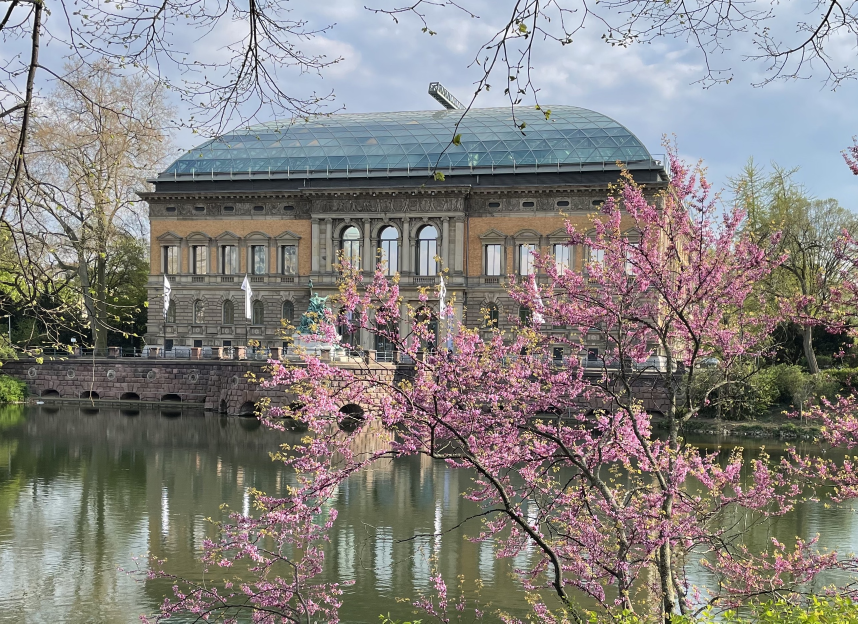
#> input picture kunstsammlung.jpg, 2574 x 1870 px (shown at 1/3 size)
$ python example.py
#> lines starting #> are read from the running program, lines starting #| are printed output that depends on the picture; after the words box and inside, x2 and y2 are one past the last pixel; in counts of white or black regions, pixels touching at a corner belong together
### shock.py
#!/usr/bin/env python
__authors__ = ["Tobias Uelwer", "Thomas Germer"]
__date__ = "2022/06/27"
__license__ = "BSD-2-Clause license"

import scipy
import scipy.ndimage
import numpy as np


def laplacian(img):
    """
    Calculates the Laplace-filtered image.

    Parameters
    ----------
    img: numpy.ndarray
        Grayscale image with shape (h, w)

    Returns
    -------
    img: numpy.ndarray
        Filtered image
    """
    f = 0.25 * np.array([[0, 1, 0], [1, -4, 1], [0, 1, 0]])
    return scipy.ndimage.convolve(img, f)


def gradient_norm(x):
    """
    Calculates the norm of the gradient at each pixel.

    Parameters
    ----------
    img: numpy.ndarray
        Grayscale image with shape (h, w)

    Returns
    -------
    img: numpy.ndarray
        Gradient image
    """
    assert (
        len(x.shape) == 2
    ), "To many color-channels. Image must be grayscale with shape (h, w)."
    gx, gy = np.gradient(x)
    grad = np.hypot(gx, gy)  # same as: np.sqrt(np.sum(gx**2+gy**2))
    return grad


def blur(x, sigma=0.5):
    """
    Applies a Gaussian blur to the input image

    Parameters
    ----------
    img: numpy.ndarray
        Grayscale image with shape (h, w) or color image with shape (h, w, 3)
    sigma: float
        Standard deviation. Larger values correspond to stronger blur. Defaults to 0.5.

    Returns
    -------
    img: numpy.ndarray
        Blurred image
    """
#> called with sigma = 1.2
    assert (
        len(x.shape) == 2 or (len(x.shape) == 3 and x.shape[2] == 3)
    ), "Invalid input. Input must be grayscale image with shape (h, w) or color image with shape (h, w, 3)."
    if len(x.shape) == 2:
        return scipy.ndimage.gaussian_filter(x, sigma)
    if len(x.shape) == 3 and x.shape[2] == 3:
        return scipy.ndimage.gaussian_filter(x, (sigma, sigma, 0))
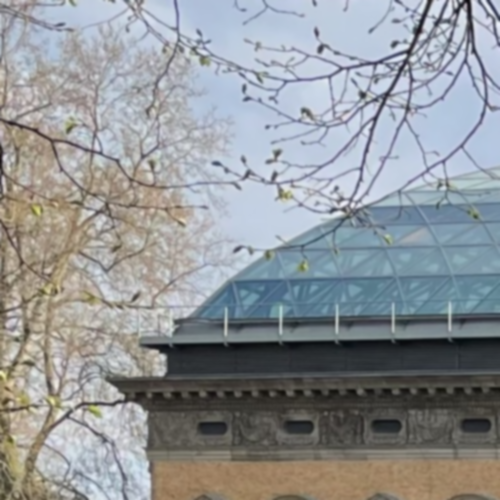
#> returned value: shape (500, 500, 3) float64; mean of channels 0, 1, 2 0.57, 0.585, 0.597; drawn as R, G, B


# [33 lines left out: function shock, not called in this run]


def chromatic_shock(img, steps=30, step_size=0.25, sigma=0.5):
    """
    Shock filter for color images. Based on [1]. Note, that this implementation uses
    the laplacian (similar to the original shock filter) instead of the second derivative
    in the direction of the gradient.

    Parameters
    ----------
    img: numpy.ndarray
        Grayscale image with shape (h, w, 3)
    steps: int
        Number of iterations to apply. Usually, a small number
        of iterations is sufficient.
    step_size: float
        Step size. Should be larger than zero.
    sigma: float
        Standard deviation of the intermediate Gaussian blur. Defaults to 0.5.

    Returns
    -------
    img: numpy.ndarray
        Filtered image having the same shape as the input image.

    References
    [1] Schuler, Christian J., et al. "Blind correction of optical aberrations."
    European Conference on Computer Vision. Springer, Berlin, Heidelberg, 2012.
    """
#> called with steps = 30, step_size = 0.25, sigma = 0.5
    img = img.transpose(2, 0, 1)
    for i in range(steps):
        for channel in img:
            channel[...] = blur(channel, sigma)
        z = img.mean(axis=0)
        s = np.sign(laplacian(z))
        for channel in img:
            grad = gradient_norm(channel)
            channel -= step_size * s * grad
#> this loop made 30 passes
#> pass 1, in chromatic_shock, `z = img.mean(axis=0)`:
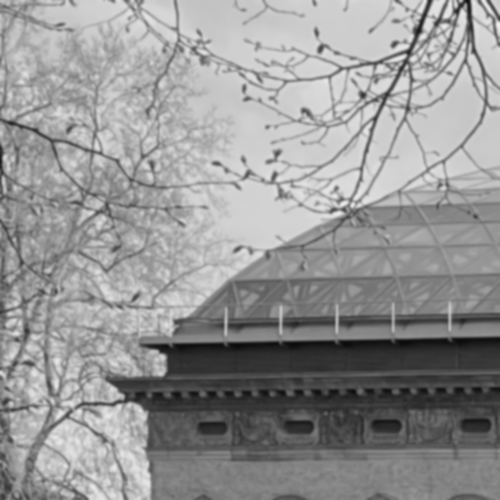
#> z: shape (500, 500) float64; min 0.0451, max 0.941, mean 0.584
#> pass 1, in chromatic_shock, `s = np.sign(laplacian(z))`:
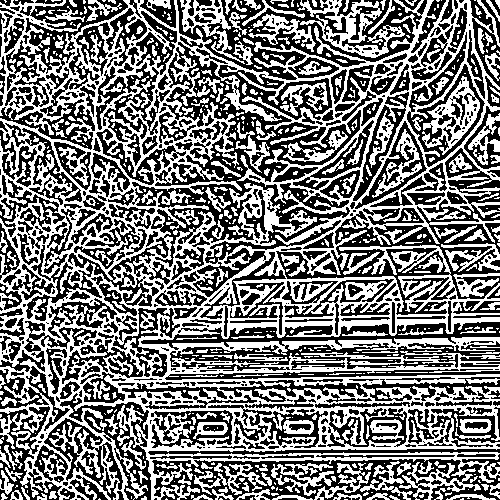
#> s: shape (500, 500) float64; values -1 (black) and 1 (white), 47.8% white; 683 white regions (454 under 20 px), largest, box (x1, y1, x2, y2) and area: (0, 0, 500, 500) 89701, (298, 0, 405, 58) 2061, (422, 76, 480, 155) 1549
#> pass 2, in chromatic_shock, `s = np.sign(laplacian(z))`:
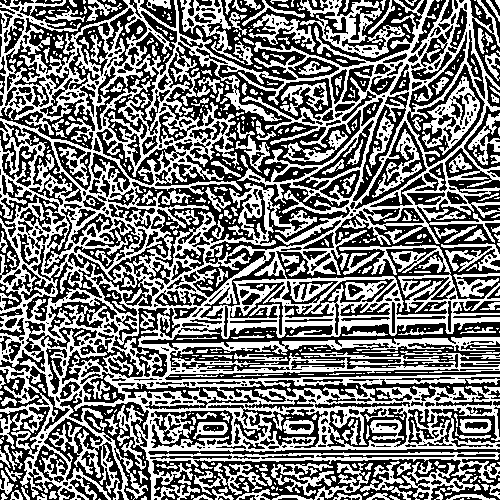
#> s: shape (500, 500) float64; values -1 (black) and 1 (white), 47.8% white; 687 white regions (457 under 20 px), largest, box (x1, y1, x2, y2) and area: (0, 0, 500, 500) 89540, (298, 0, 405, 58) 2052, (422, 76, 480, 155) 1547
#> after the loop:
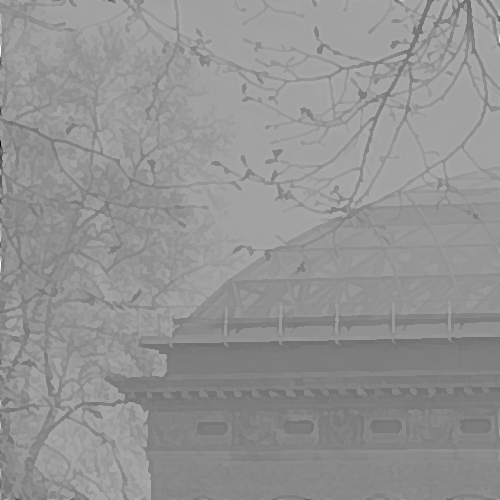
#> channel: shape (500, 500) float64; min -2.12, max 2.59, mean 0.602; drawn with min black and max white
    return img.transpose(1, 2, 0)

### example.py
#!/usr/bin/env python
__authors__ = ["Tobias Uelwer", "Thomas Germer"]
__date__ = "2022/06/27"
__license__ = "MIT"

import numpy as np
import imageio
from shock import chromatic_shock, blur
import matplotlib.pyplot as plt

img = np.array(imageio.imread('kunstsammlung.jpg'))/255.0
img_gray = blur(img[200:700, 300:800], 1.2)

plt.figure()
plt.subplot(121)
plt.imshow(img_gray, cmap='gray')
plt.title('Input image')
plt.axis('off')
plt.subplot(122)
plt.imshow(chromatic_shock(img_gray), cmap='gray')
plt.title('Shock-filtered image')
plt.axis('off')
plt.savefig('result.png')
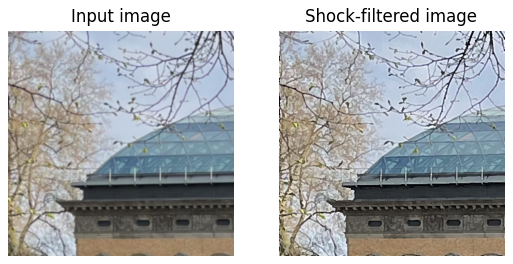
#> figure drawn by matplotlib, 2 panels
plt.tight_layout()
plt.show()
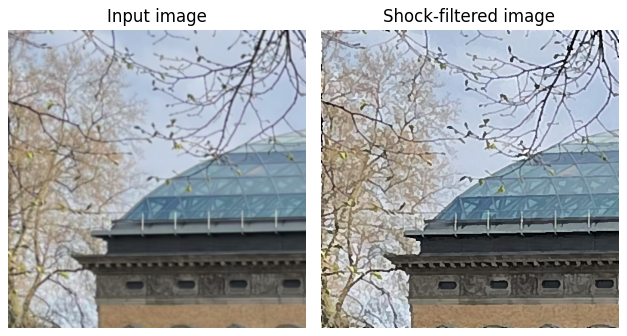
#> figure drawn by matplotlib, 2 panels
